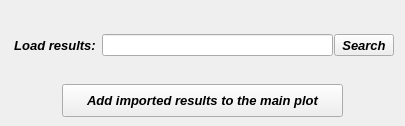
       <widget class="QWidget" name="tab_4">
        <attribute name="title">
         <string>Import</string>
        </attribute>
        <widget class="QWidget" name="verticalLayoutWidget_6">
         <property name="geometry">
          <rect>
           <x>334</x>
           <y>32</y>
           <width>62</width>
           <height>27</height>
          </rect>
         </property>
         <layout class="QVBoxLayout" name="verticalLayout_6">
          <item>
           <widget class="QToolButton" name="toolButton_ChooseFolderImport">
            <property name="maximumSize">
             <size>
              <width>60</width>
              <height>16777215</height>
             </size>
            </property>
            <property name="font">
             <font>
              <family>Arial</family>
              <pointsize>10</pointsize>
              <weight>75</weight>
              <italic>true</italic>
              <bold>true</bold>
             </font>
            </property>
            <property name="text">
             <string>Search</string>
            </property>
           </widget>
          </item>
         </layout>
        </widget>
        <widget class="QWidget" name="verticalLayoutWidget_5">
         <property name="geometry">
          <rect>
           <x>102</x>
           <y>32</y>
           <width>231</width>
           <height>27</height>
          </rect>
         </property>
         <layout class="QVBoxLayout" name="verticalLayout_5">
          <item>
           <widget class="QLineEdit" name="lineEdit_ImportResultsPath">
            <property name="font">
             <font>
              <pointsize>7</pointsize>
              <weight>50</weight>
              <italic>false</italic>
              <bold>false</bold>
             </font>
            </property>
            <property name="layoutDirection">
             <enum>Qt::LeftToRight</enum>
            </property>
            <property name="alignment">
             <set>Qt::AlignCenter</set>
            </property>
           </widget>
          </item>
         </layout>
        </widget>
        <widget class="QWidget" name="verticalLayoutWidget_9">
         <property name="geometry">
          <rect>
           <x>10</x>
           <y>32</y>
           <width>93</width>
           <height>27</height>
          </rect>
         </property>
         <layout class="QVBoxLayout" name="verticalLayout_9">
          <item>
           <widget class="QLabel" name="label_4">
            <property name="minimumSize">
             <size>
              <width>85</width>
              <height>20</height>
             </size>
            </property>
            <property name="maximumSize">
             <size>
              <width>90</width>
              <height>20</height>
             </size>
            </property>
            <property name="font">
             <font>
              <family>Arial</family>
              <pointsize>10</pointsize>
              <weight>75</weight>
              <italic>true</italic>
              <bold>true</bold>
             </font>
            </property>
            <property name="text">
             <string>Load results:</string>
            </property>
            <property name="alignment">
             <set>Qt::AlignCenter</set>
            </property>
           </widget>
          </item>
         </layout>
        </widget>
        <widget class="QPushButton" name="pushButton_AddImportedPlot">
         <property name="geometry">
          <rect>
           <x>62</x>
           <y>84</y>
           <width>281</width>
           <height>33</height>
          </rect>
         </property>
         <property name="font">
          <font>
           <family>Arial</family>
           <pointsize>10</pointsize>
           <weight>75</weight>
           <italic>true</italic>
           <bold>true</bold>
          </font>
         </property>
         <property name="text">
          <string>Add imported results to the main plot</string>
         </property>
        </widget>
       </widget>
